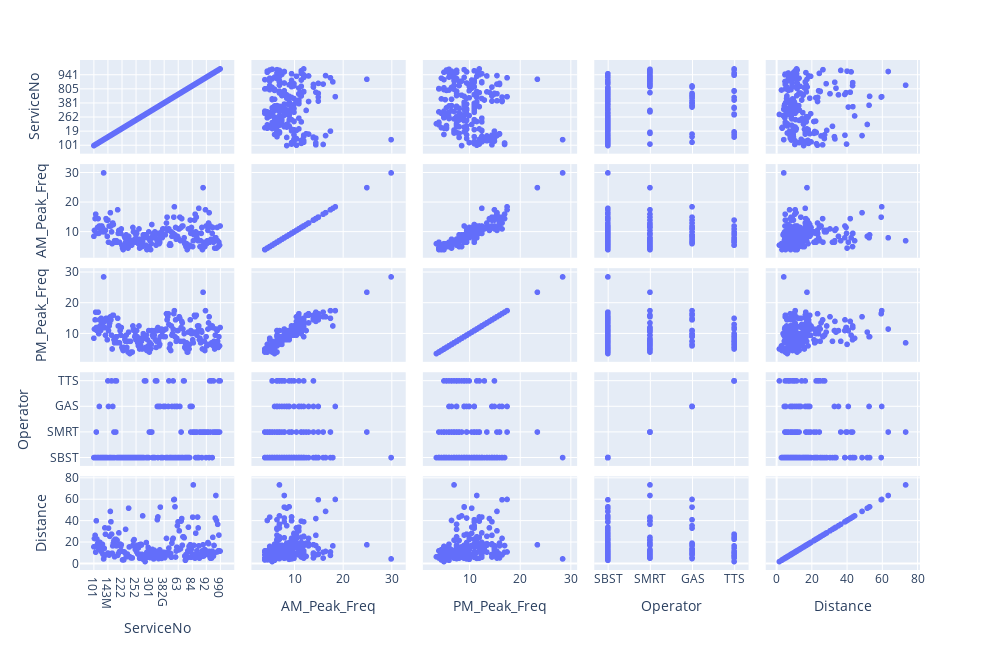

Source (notebook cell):
### Code cell
fig = px.scatter_matrix(finalDF,width=1000, height=650)
fig.show()
# fig = px.scatter(df, x="sepal_width", y="sepal_length")
# fig.show()

### Figure 1 — Plotly figure (JSON) as saved in the notebook; plotly's stock layout.template omitted (floating-point values rounded to 4 significant figures; data arrays with more than 128 entries replaced by an {"elided": "..."} marker saying what was removed)
{"data": [{"dimensions": [{"axis": {"matches": true}, "label": "ServiceNo", "values": {"elided": "208 str values"}}, {"axis": {"matches": true}, "label": "AM_Peak_Freq", "values": {"elided": "208 float values"}}, {"axis": {"matches": true}, "label": "PM_Peak_Freq", "values": {"elided": "208 float values"}}, {"axis": {"matches": true}, "label": "Operator", "values": {"elided": "208 str values"}}, {"axis": {"matches": true}, "label": "Distance", "values": {"elided": "208 float values"}}], "hovertemplate": "%{xaxis.title.text}=%{x}<br>%{yaxis.title.text}=%{y}<extra></extra>", "legendgroup": "", "marker": {"color": "#636efa", "symbol": "circle"}, "name": "", "showlegend": false, "type": "splom"}], "layout": {"dragmode": "select", "height": 650, "legend": {"tracegroupgap": 0}, "margin": {"t": 60}, "width": 1000}}
